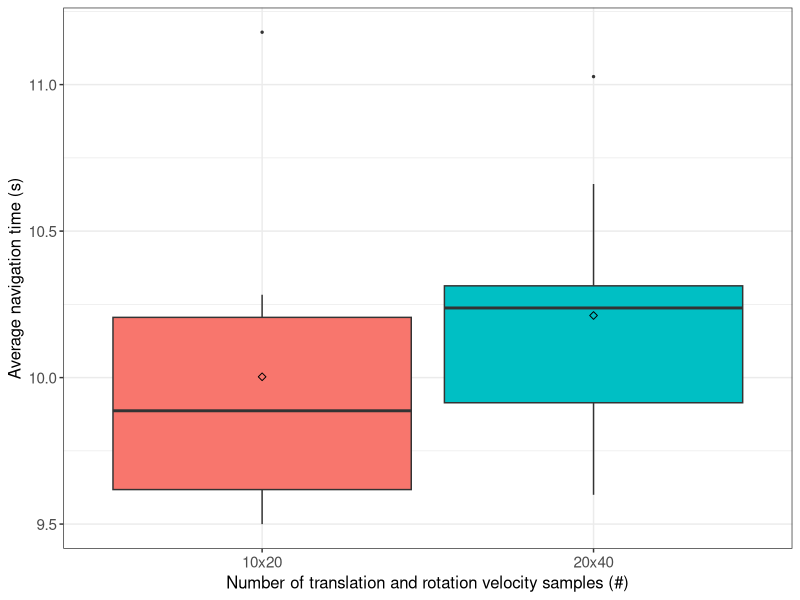
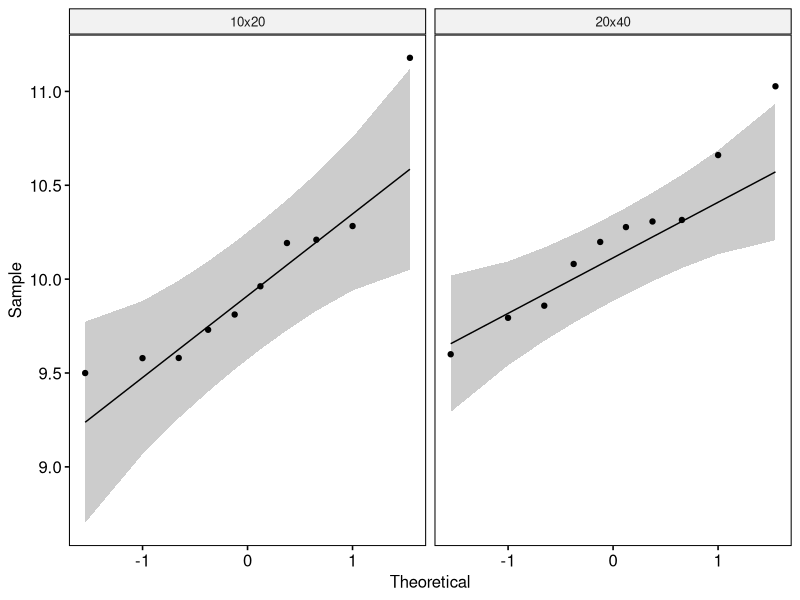

The R script that drew these images, in order:
## ---- chunk 1
if (!require('tidyverse')) install.packages('tidyverse', dependencies = TRUE); library('tidyverse')
if (!require('ggpubr')) install.packages('ggpubr', dependencies = TRUE); library('ggpubr')
if (!require('rstatix')) install.packages('rstatix', dependencies = TRUE); library('rstatix')
if (!require('ggplot2')) install.packages('ggplot2', dependencies = TRUE); library('ggplot2')
## ---- chunk 2
data <- read.csv(file = '../../raw_data/test_velocity_samples/run_table.csv')
data$avg_navigation_time_ms <- (data$avg_goal_sending_delay_ms + data$avg_goal_processing_s*1000 + data$avg_nav_result_delay_ms) / 1000
data <- subset(data, select = c(X__run_id, velocity_samples, avg_navigation_time_ms))
data$velocity_samples <- as.factor(data$velocity_samples)
data$avg_navigation_time_ms <- as.numeric(data$avg_navigation_time_ms)
## ---- chunk 3
data %>%
  group_by(velocity_samples) %>%
  get_summary_stats(avg_navigation_time_ms, type = "mean_sd")
## ---- chunk 4
ggplot(data, aes(x = velocity_samples, y = avg_navigation_time_ms, fill = velocity_samples)) +
  theme_bw() + 
  geom_boxplot(width = 0.9, outlier.size = 0.5) + 
  stat_summary(fun = mean, color = 'black', geom = 'point', shape = 5, size = 1.5) +
  labs(x = "Number of translation and rotation velocity samples (#)", y = "Average navigation time (s)") +
  theme(legend.position = 'none') +
  theme(
    axis.title.x = element_text(size = 12, family = 'sans'),
    axis.title.y = element_text(size = 12, family = 'sans'),
    axis.text.x = element_text(size = 11, family = 'sans'),
    axis.text.y = element_text(size = 11, family = 'sans')
  )
## ---- chunk 5
data %>% 
  group_by(velocity_samples) %>%
  identify_outliers(avg_navigation_time_ms)
## ---- chunk 6
ggqqplot(data, x = "avg_navigation_time_ms", facet.by = "velocity_samples")
## ---- chunk 7
data %>%
  group_by(velocity_samples) %>%
  shapiro_test(avg_navigation_time_ms)
## ---- chunk 8
data %>%
  t_test(avg_navigation_time_ms ~ velocity_samples) %>%
  add_significance()
